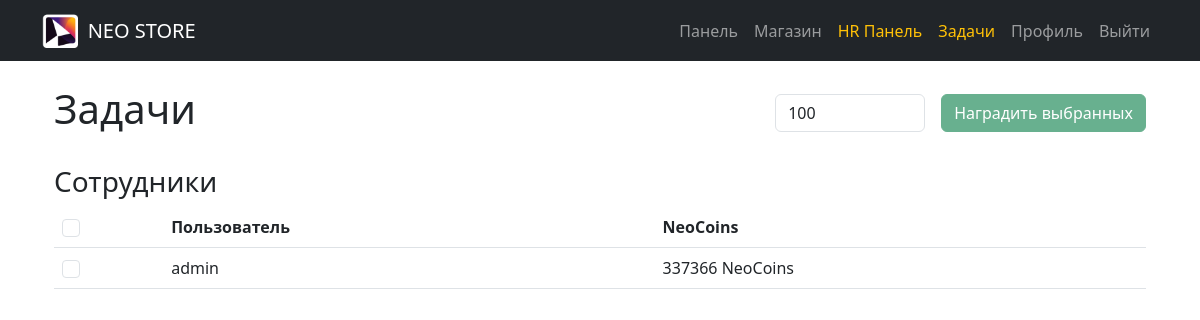
Page /hr/challenges (signed in) on the earlier database version.
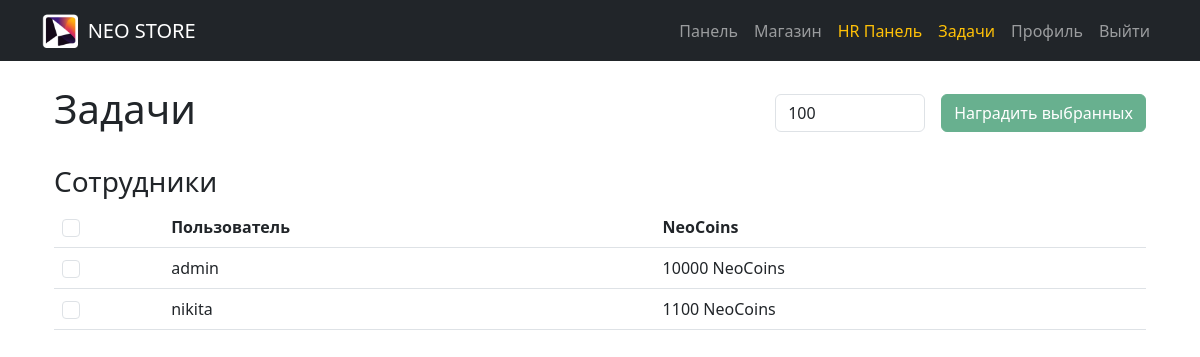
Same page on the later database version.
### home/models.py (models this page shows)
class User(AbstractUser):
    wallet = models.OneToOneField(Wallet, on_delete=models.CASCADE, verbose_name='Wallet', null=True, blank=True)
    date_birth = models.DateField(verbose_name='Date of birth', null=True)

class Wallet(models.Model):
    money = models.IntegerField(verbose_name='Money', default=0)

### home/views.py (the view, shortened to what this page needs)
# urls.py: path('hr/challenges', views.challenge, name='challenge'),
@login_required
def challenge(request):
    if not request.user.is_superuser:
        return JsonResponse({'success': False, 'error': 'Forbidden'}, status=403)
    users = User.objects.all()
    nowallet = any(user.wallet is None for user in users)
    return render(request, 'home/challenges.html', {'users': users, 'nowallet': nowallet})

### home/templates/home/challenges.html (shortened to what this page needs)
{% extends "base.html" %}
{% block content %}
<div class="container">
    <div class="d-flex justify-content-between align-items-center mb-4">
        <h1>Задачи</h1>
        <div class="d-flex gap-3 align-items-center">
            <input type="number" id="reward-amount" class="form-control" placeholder="Сумма" style="width: 150px;" min="1" value="100">
            <button class="btn btn-success" id="reward-btn" disabled>Наградить выбранных</button>
        </div>
    </div>
    <div class="col-md-12">
        <h3>Сотрудники</h3>
        <form id="reward-form" method="post">
            <table class="table table-hover">
                <thead>
                    <tr>
                        <th style="width: 10%">
                            <input type="checkbox" id="select-all" class="form-check-input">
                        </th>
                        <th style="width: 45%">Пользователь</th>
                        <th style="width: 45%">NeoCoins</th>
                    </tr>
                </thead>
                <tbody>
                    {% for user in users %}
                        <tr>
                            <td>
                                <input type="checkbox" class="form-check-input user-checkbox" value="{{ user.id }}" data-username="{{ user.username }}">
                            </td>
                            <td>{{ user.username }}</span></td>
                            <td>{{ user.wallet.money }} NeoCoins</span></td>
                        </tr>
                    {% empty %}
                        <tr>
                            <td colspan="3" class="text-center">Сотрудники не найдены.{% endfor %}
                </tbody>
            </table>
        </form>
    </div>
</div>
{% endblock %}
{% load static %}

Differences in the rows shown:
changed User "admin": wallet.money "337366" → "10000"
added User: username "nikita", wallet.money "1100"
